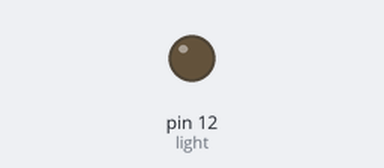
Bench run of a sketch on a simulated Arduino Uno, built with avr-gcc and run on an emulated ATmega328P. Shown: output pins drawn as LEDs (lit = HIGH).

Above: at 1.2 s.
At 11.7 s:
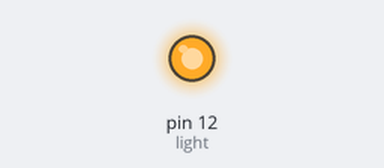
Timing chart, 0 to 12.4 s (numbered marks = the images above):
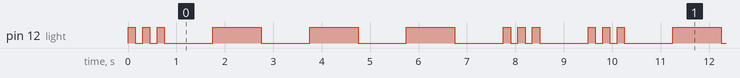

The sketch:

day_2.ino
```cpp
/*
DONT FORGET SEMICOLONS
*/

int light=12; // This is the pin we want to control our light


void setup() {
  pinMode(light, OUTPUT); // initialize this light pin as an output
}

void loop() {
  digitalWrite(light, LOW); // set value to 5V
  digitalWrite(light, HIGH); // set value to 5V
  delay(150);
  digitalWrite(light, LOW); // set value to 5V
  delay(150);
  digitalWrite(light, HIGH); // set value to 5V
  delay(150);
  digitalWrite(light, LOW); // set value to 5V
  delay(150);
  digitalWrite(light, HIGH); // set value to 5V
  delay(150);
  digitalWrite(light, LOW); // set value to 5V
  delay(1000);

  digitalWrite(light, HIGH); // set value to 5V
  delay(1000);
  digitalWrite(light, LOW); // set value to 5V
  delay(1000);
  digitalWrite(light, HIGH); // set value to 5V
  delay(1000);
  digitalWrite(light, LOW); // set value to 5V
  delay(1000);
  digitalWrite(light, HIGH); // set value to 5V
  delay(1000);
  digitalWrite(light, LOW); // set value to 5V
  delay(1000);

  digitalWrite(light, HIGH); // set value to 5V
  delay(150);
  digitalWrite(light, LOW); // set value to 5V
  delay(150);
  digitalWrite(light, HIGH); // set value to 5V
  delay(150);
  digitalWrite(light, LOW); // set value to 5V
  delay(150);
  digitalWrite(light, HIGH); // set value to 5V
  delay(150);
  digitalWrite(light, LOW); // set value to 5V
  delay(1000);
}
```

Measured:
- by itself, pin 12 (light): repeats every 9.5 s: 2 × (LOW 0.15 s, HIGH 0.15 s), 3 × (LOW 1.0 s, HIGH 1.0 s), LOW 1.0 s, 2 × (HIGH 0.15 s, LOW 0.15 s), HIGH 0.15 s, LOW 1.0 s, HIGH 0.15 s
- by itself, everything shown: repeats every 9.5 s, in 18 steps
